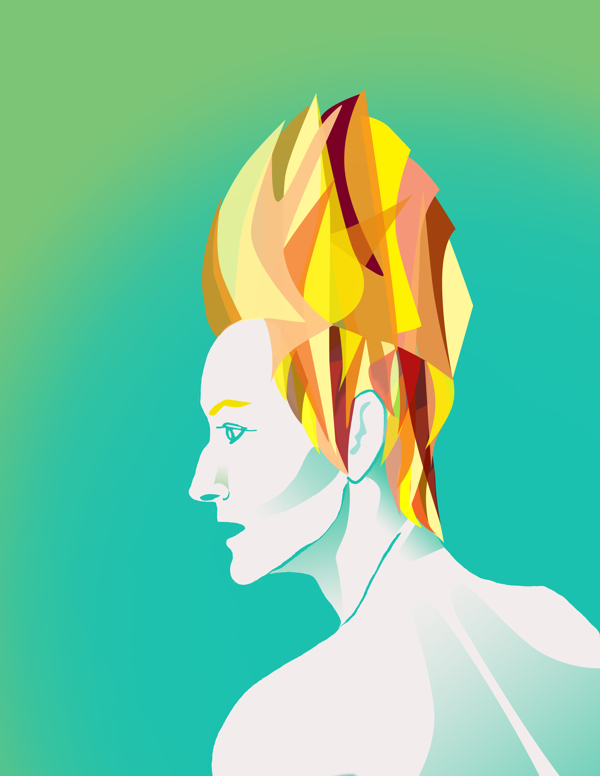
#> input picture tilda.jpg, 600 x 776 px
$ python resize.py   (Python 2 division)
#> lines starting #> are read from the running program, lines starting #| are printed output that depends on the picture
#!/usr/bin/env python

from PIL import Image

sizes = [(120,120), (720,720), (1600,1600)]
files = ['tilda.jpg']

for image in files:
    print image
    for size in sizes:
        i = Image.open(image)
#> i is the input picture: PIL image 600x776 RGB; mean R, G, B 123.6, 199.6, 156.5
        i.thumbnail(size)
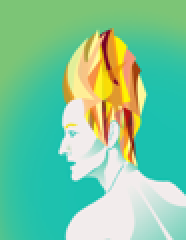
#> i: PIL image 93x120 RGB (shown 2 times larger); mean R, G, B 123.6, 199.6, 156.4
        i.load()
        li = image.split('.')
        fname = li[0] + '_' + str(size[0]) + '.' + li[1]
        i.save(fname)
